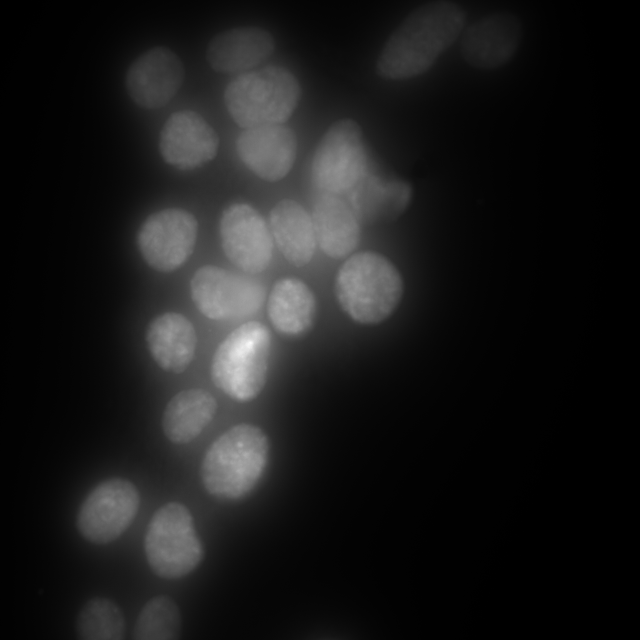
%> input picture project/data/CMV_smFISH/DAPI/DAPI_C.tif, 1280 x 1280 px (shown at 1/2 size)
$ octave image_C.m   (GNU Octave 9; MATLAB toolbox functions it lacks are replaced by stand-ins)
%> lines starting %> are read from the running program, lines starting %| are printed output that depends on the picture; in (x1, y1, x2, y2) boxes, pixels count from 0 and x2, y2 are one past the last pixel; in counts of white or black regions, pixels touching at a corner belong together; the program's own positions count from 1; long printed decimals are rounded
% IMAGES: C

%% GLOBAL VARIABLES
global area_size_thresh
global single_mrna_thresh
global nascent_intensity_thresh

% threshold area size for nuclei detection
area_size_thresh = 3000;

% threshold intensity for single mRNA molecule
single_mrna_thresh  = 0.01;

% threshold intensity for nascent mRNA at transcription site
nascent_intensity_thresh = 7;


%% STEP 1
% Load in DAPI and mRNA images
% Segment DAPI image into objects
% Calculate area of each object to isolate nuclei

fprintf('IMAGES: C\n')
fprintf('RUNNING STEP 1:\n\n')

addpath(genpath('data/CMV_smFISH/'));
dapi_file = 'DAPI/DAPI_C.tif';
mrna_file = 'mRNA/mRNA_C.tif';

dapi_img = im2double(imread(dapi_file));
%> dapi_img: size 1280x1280 double; min 0.00192, max 0.478, mean 0.054
mrna_img = im2double(imread(mrna_file));
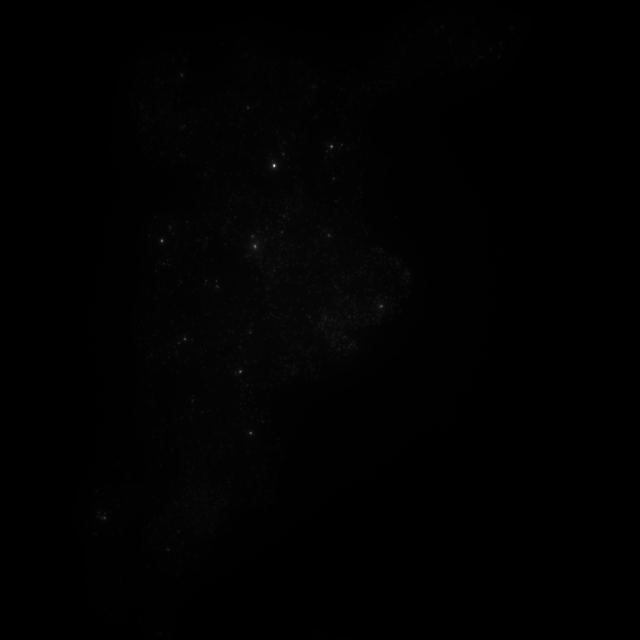
%> input picture project/data/CMV_smFISH/mRNA/mRNA_C.tif, 1280 x 1280 px (shown at 1/2 size)
%> mrna_img: size 1280x1280 double; min 0.00179, max 0.479, mean 0.0053

figure
imshow(dapi_img)
title('Original DAPI Image')

% figure
% imshow(mrna_img)
% title('Original mRNA Image')

[areas, labels, num_objects, num_nuclei, dapi_binary_img] = isolate_nuclei(dapi_img);
%> in isolate_nuclei, `binary_dapi = imbinarize(filtered_dapi, threshold);`:
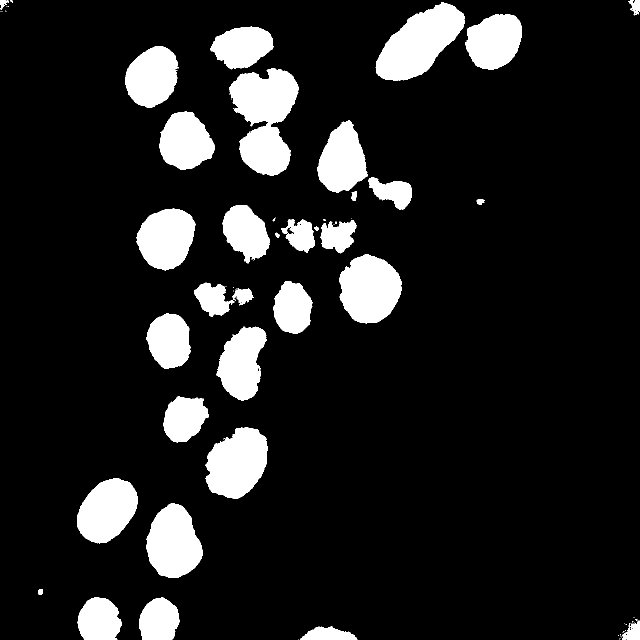
%> binary_dapi: size 1280x1280 logical (shown at 1/2 size); 12.6% white; 75 white regions (42 under 20 px), largest, box (x1, y1, x2, y2) and area: (458, 136, 597, 352) 18762, (751, 5, 929, 161) 15892, (678, 508, 803, 647) 12952
%> in isolate_nuclei, `filled_dapi = imfill(binary_dapi, 'holes');`: filled_dapi: size 1280x1280 logical; 12.6% white; 75 white regions (42 under 20 px), largest, box (x1, y1, x2, y2) and area: (458, 136, 597, 352) 18766, (751, 5, 929, 161) 15894, (678, 508, 803, 647) 12952
%> in isolate_nuclei, `D = -bwdist(~filled_dapi);`:
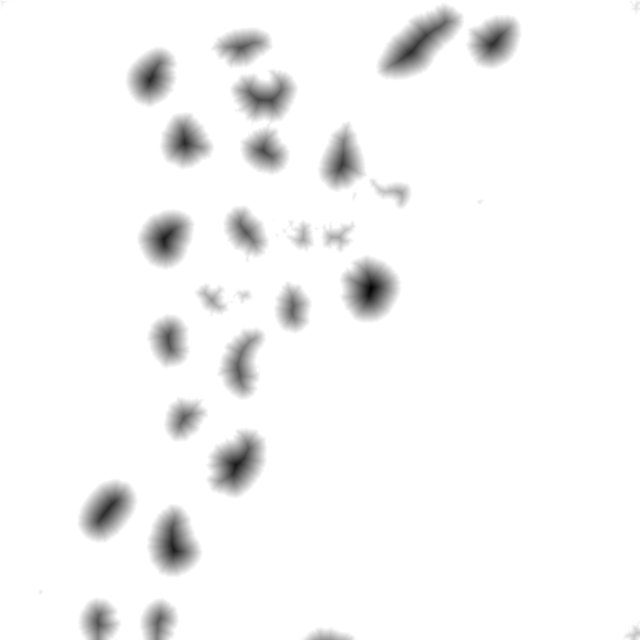
%> D: size 1280x1280 single (shown at 1/2 size); min -58.31, max 0, mean -2.04; drawn with min black and max white
%> in isolate_nuclei, `mask = imextendedmin(D, 2);`: mask: size 1280x1280 logical; 0.11% white; 36 white regions, largest, box (x1, y1, x2, y2) and area: (203, 1006, 227, 1035) 128, (512, 196, 546, 203) 96, (474, 728, 481, 756) 84
%> in isolate_nuclei, `Ld2 = watershed(D2);`:
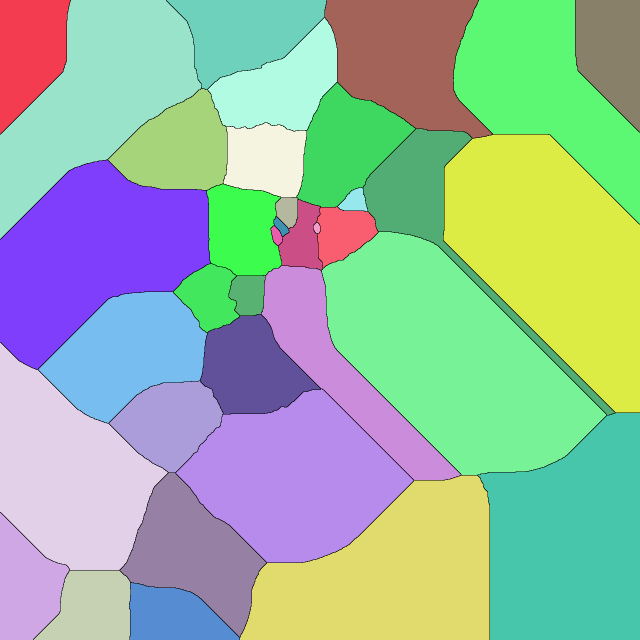
%> Ld2: size 1280x1280 uint8 (shown at 1/2 size); 37 distinct labels, from 0 to 36; one colour per label, 0 black
%> in isolate_nuclei, `dapi_img_2(Ld2 == 0) = 0;`: dapi_img_2: size 1280x1280 logical; 12.6% white; 80 white regions (44 under 20 px), largest, box (x1, y1, x2, y2) and area: (751, 5, 929, 161) 15894, (678, 508, 803, 647) 12952, (411, 854, 536, 998) 12923
%> in isolate_nuclei, `areas = table2array(regionprops('Table', dapi_img_2, 'Area'));`: areas = 80 values, max 15894 at index 59, min 1 at index 2, mean 2572.5
%> in isolate_nuclei, `num_nuclei = sum(areas > area_size_thresh);`: num_nuclei = 23
%> in isolate_nuclei, `[labels, num_objects] = bwlabel(dapi_img_2);`:
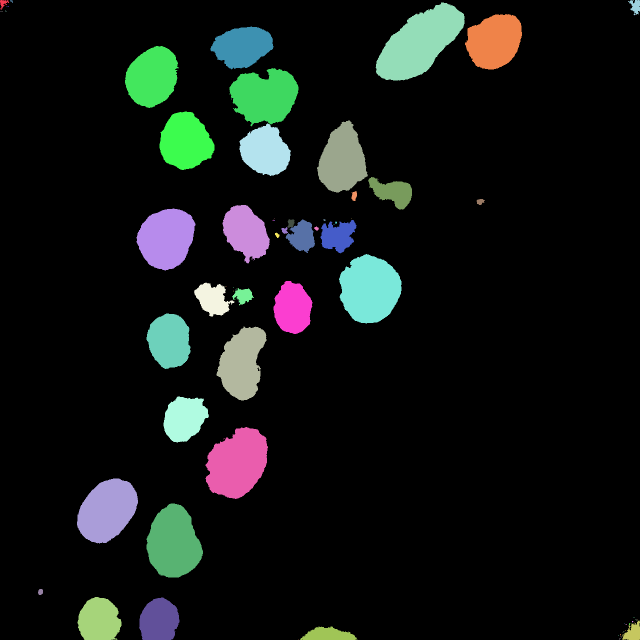
%> labels: size 1280x1280 double (shown at 1/2 size); 81 distinct labels, from 0 to 80; one colour per label, 0 black
%> in isolate_nuclei, `[labels, num_objects] = bwlabel(dapi_img_2);`: num_objects = 80
%> num_objects = 80; num_nuclei = 23
fprintf('There are %i detected nuclei.\n', num_nuclei)
%| There are 23 detected nuclei.
fprintf('###############################\n\n')


%% STEP 2
% Loop through each object and check if its a nucleus (>10000)
% If nucleus, then make a mask and isolate mRNA
% Calculate total intensity of each spot

fprintf('RUNNING STEP 2:\n\n')

all_spots = [];
for i = 1:num_objects
    if areas(i) > area_size_thresh
        nucleus_mask = (labels == i);
        [num_spots, intensities] = isolate_mrna(dapi_binary_img, mrna_img, nucleus_mask);

        all_spots = [all_spots; intensities];
    end
end
%> this loop made 80 passes
%> (pixel_intensity in isolate_mrna, areas in isolate_mrna, intensities, num_spots) on passes 11, 14, 15, 19, 22: ([0.00758; 0.00792; 0.00999], [1; 1; 36], [0.00758; 0.00792; 0.36], 3), ([0.00761; 0.00754; 0.00769; 0.0124; 0.00745; 0.00836], [2; 1; 1; 74; 1; 1], [0.0152; 0.00754; 0.00769; 0.914; 0.00745; 0.00836], 6), ([0.0111; 0.00749], [7350; 1], [81.6; 0.00749], 2), (0.0123, 3202, 39.51, 1), (0.014, 9858, 137.7, 1)
%> num_spots on passes 10, 12, 13, 16, 17, 18: 67, 112, 25, 83, 34, 26
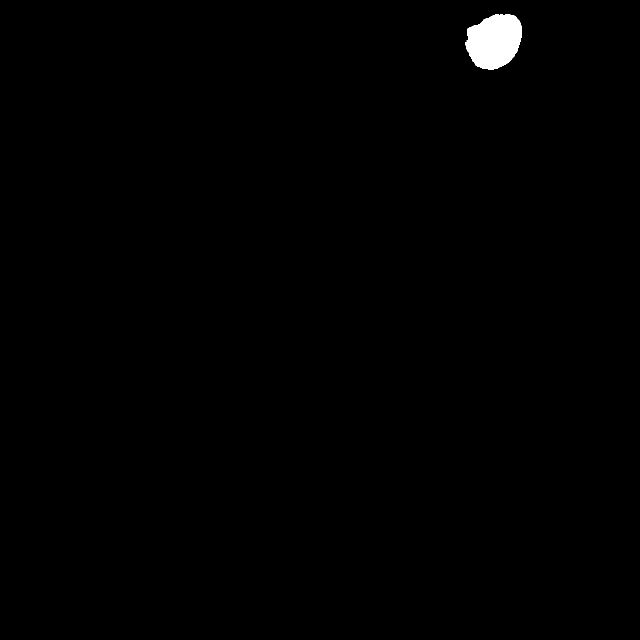
%> nucleus_mask: size 1280x1280 logical (shown at 1/2 size); 0.58% white; 1 white region, box (x1, y1, x2, y2) and area: (930, 28, 1044, 139) 9507
%> after the loop, all_spots = 726 values, max 213.2 at index 530, min 0.00742 at index 96, mean 2.1; intensities = 60 values, max 1.54 at index 12, min 0.00746 at index 50, mean 0.171; num_spots = 60

fprintf('###############################\n\n')

%% STEP 3
% Plot distribution of intensities for all cells

fprintf('RUNNING STEP 3:\n\n')

figure
histogram(all_spots(all_spots <= 0.1), 50)
title('Image C')
xlabel('Intensity')
ylabel('Frequency')
%> figure, not shown here; tallest bar 299 high, from x = 0.00742 to 0.00926
% from histogram, appears that 0.02 is intensity for single mRNA
% this is equal to single_mrna_thresh

fprintf('###############################\n\n')


%% STEPS 4 and 5
% Calculate number of mRNA per cell
% Calculate total number of mRNA in image
% Check if any intensity spots for a single cell are very high (>100), and
% if so calculate the mRNA for that spot (at transcription site)

fprintf('RUNNING STEPS 4 & 5:\n\n')

% vector to store number of mRNA per cell
num_mrna = [];

% vector to store nascent mRNA (mRNA at transcription site) per cell
nascent_mrna = [];

fprintf('Checking cells for transcription sites...\n\n')
for i = 1:num_objects
    if areas(i) > area_size_thresh
        nucleus_mask = (labels == i);
        [num_spots, intensities] = isolate_mrna(dapi_binary_img, mrna_img, nucleus_mask);
        num_mrna = [num_mrna; sum(intensities)/single_mrna_thresh];

        if (1 <= sum(intensities > nascent_intensity_thresh)) && (sum(intensities > nascent_intensity_thresh) <= 2)
            fprintf('Cell has %i transcription site(s)\n', sum(intensities > nascent_intensity_thresh));
            nascent = sum(intensities(intensities > nascent_intensity_thresh))/single_mrna_thresh;
            nascent_mrna = [nascent_mrna; nascent];
        else
            nascent_mrna = [nascent_mrna; 0];
            fprintf('Cell does not have nascent mRNA\n')
        end
        fprintf('--------------------\n')
    end
end
%> this loop made 80 passes
%> (pixel_intensity in isolate_mrna, areas in isolate_mrna, intensities, num_spots, num_mrna, nascent, nascent_mrna) on pass 15: ([0.0111; 0.00749], [7350; 1], [81.6; 0.00749], 2, [2499; 37.53; 2351.3; 10101; 96.05; 8161], 8160.2, [1593.6; 0; 1275.1; 10063.6; 0; 8160.2])
%> (pixel_intensity in isolate_mrna, areas in isolate_mrna, intensities, num_spots, num_mrna, nascent_mrna) on passes 11, 14: ([0.00758; 0.00792; 0.00999], [1; 1; 36], [0.00758; 0.00792; 0.36], 3, [2499; 37.53], [1593.6; 0]), ([0.00761; 0.00754; 0.00769; 0.0124; 0.00745; 0.00836], [2; 1; 1; 74; 1; 1], [0.0152; 0.00754; 0.00769; 0.914; 0.00745; 0.00836], 6, [2499; 37.53; 2351.3; 10101; 96.05], [1593.6; 0; 1275.1; 10063.6; 0])
%> (printed output is left out)
%> after the loop, nascent_mrna = 23 values, max 21316.1 at index 20, min 0 at index 2, mean 6301.4; num_mrna = 23 values, max 21316.1 at index 20, min 13.23 at index 21, mean 6618; num_spots = 60

% disp('Number of free mRNA per cell:')
% num_mrna
total_mrna = sum(num_mrna);
%> total_mrna = 152215.1
fprintf('There are %i total mRNA molecules in the image.\n\n', total_mrna)
%| There are 152215 total mRNA molecules in the image.

% disp('Number of nascent mRNA per cell:')
% nascent_mrna
total_nascent_mrna = sum(nascent_mrna);
%> total_nascent_mrna = 144932.1
fprintf('There are %i nascent mRNA molecules in the image.\n\n', total_nascent_mrna)
%| There are 144932 nascent mRNA molecules in the image.

total_free_mrna = total_mrna - total_nascent_mrna;
%> total_free_mrna = 7283
fprintf('There are %i free mRNA molecules in the image.\n\n', total_free_mrna)
%| There are 7282.96 free mRNA molecules in the image.

fprintf('Mean nascent mRNA per cell: %i\n', mean(nascent_mrna))
%| Mean nascent mRNA per cell: 6301.4
fprintf('Mean free mRNA per cell: %i\n\n', mean(num_mrna - nascent_mrna))
%| Mean free mRNA per cell: 316.65

fprintf('Variance nascent mRNA per cell: %i\n', var(nascent_mrna))
%| Variance nascent mRNA per cell: 3.25384e+07
fprintf('Variance free mRNA per cell: %i\n\n', var(num_mrna - nascent_mrna))
%| Variance free mRNA per cell: 264078

fprintf('CV nascent mRNA per cell: %i\n', std(nascent_mrna)/mean(nascent_mrna))
%| CV nascent mRNA per cell: 0.9052
fprintf('CV free mRNA per cell: %i\n\n', std(num_mrna - nascent_mrna)/mean(num_mrna - nascent_mrna))
%| CV free mRNA per cell: 1.623

cc = corr(nascent_mrna, (num_mrna - nascent_mrna));
%> cc = -0.528
fprintf('Correlation coefficient: %i\n\n', cc)
%| Correlation coefficient: -0.5276

figure
scatter(nascent_mrna, (num_mrna - nascent_mrna), 'filled');
xlabel('Nascent mRNA')
ylabel('Free mRNA')
title('Image C: Nascent mRNA vs. Free mRNA Per Cell')
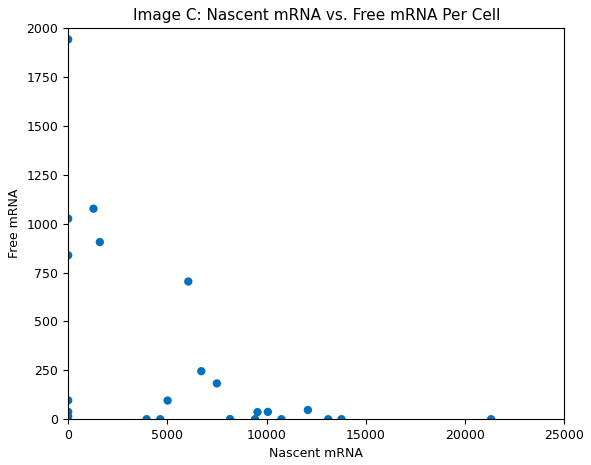
%> figure redrawn from the program's plot data

fprintf('###############################\n\n')


%% FUNCTIONS

function [areas, labels, num_objects, num_nuclei, dapi_img_2] = isolate_nuclei(dapi_img)
    global area_size_thresh

    % Reduce background noise using median filtering
    filtered_dapi = medfilt2(dapi_img, [3, 3]);

    % Adaptive thresholding to binarize the image
    threshold = adaptthresh(filtered_dapi, 0.5);
    binary_dapi = imbinarize(filtered_dapi, threshold);

    % Fill holes in the binary image
    filled_dapi = imfill(binary_dapi, 'holes');

    % Distance transform for watershed
    D = -bwdist(~filled_dapi);

    % Filtering out tiny local minimum
    mask = imextendedmin(D, 2);
    D2 = imimposemin(D, mask);
    Ld2 = watershed(D2);

    dapi_img_2 = filled_dapi;
    dapi_img_2(Ld2 == 0) = 0;

    figure
    imshow(dapi_img_2)
    title('Image C: Segmented DAPI Image')

    % Get areas of objects
    areas = table2array(regionprops('Table', dapi_img_2, 'Area'));
    num_nuclei = sum(areas > area_size_thresh);

    % Get object labels and number of objects
    [labels, num_objects] = bwlabel(dapi_img_2);
end


function [num_spots, intensities] = isolate_mrna(dapi_binary_img, mrna_img, nucleus_mask)
    % Apply thresholding to isolate mRNA signal
    level = multithresh(mrna_img);
    mrna_binary = imbinarize(mrna_img, level);

    % Isolate nucleus from mRNA image
    mrna_isolated = mrna_img.*nucleus_mask;
    mrna_binary_isolated = mrna_binary.*nucleus_mask;

    % Isolate nucleus from DAPI image
    dapi_binary_isolated = dapi_binary_img.*nucleus_mask;

    % [7 lines of commented-out code are left out]

    mrna_labeled = bwlabel(mrna_binary_isolated);

    pixel_intensity = table2array(regionprops('Table', mrna_labeled, mrna_isolated, 'MeanIntensity'));
    areas = table2array(regionprops('Table', mrna_labeled, 'Area'));
    intensities = areas.*pixel_intensity;
    num_spots = length(intensities);
end
